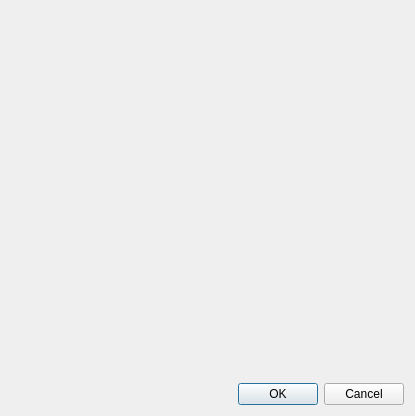
<?xml version="1.0" encoding="UTF-8"?>
<ui version="4.0">
 <class>TaskDialog</class>
 <widget class="QDialog" name="TaskDialog">
  <property name="geometry">
   <rect>
    <x>0</x>
    <y>0</y>
    <width>415</width>
    <height>416</height>
   </rect>
  </property>
  <property name="windowTitle">
   <string>Task</string>
  </property>
  <layout class="QGridLayout" name="gridLayout_2" columnstretch="0,0">
   <item row="1" column="0" colspan="2">
    <widget class="QDialogButtonBox" name="buttonBox">
     <property name="standardButtons">
      <set>QDialogButtonBox::Cancel|QDialogButtonBox::Ok</set>
     </property>
    </widget>
   </item>
   <item row="0" column="0" colspan="2">
    <widget class="TaskEditWidget" name="editWidget" native="true"/>
   </item>
  </layout>
 </widget>
 <layoutdefault spacing="6" margin="11"/>
 <customwidgets>
  <customwidget>
   <class>TaskEditWidget</class>
   <extends>QWidget</extends>
   <header location="global">../taskeditwidget.h</header>
   <container>1</container>
  </customwidget>
 </customwidgets>
 <resources/>
 <connections>
  <connection>
   <sender>buttonBox</sender>
   <signal>accepted()</signal>
   <receiver>TaskDialog</receiver>
   <slot>accept()</slot>
   <hints>
    <hint type="sourcelabel">
     <x>267</x>
     <y>392</y>
    </hint>
    <hint type="destinationlabel">
     <x>1</x>
     <y>380</y>
    </hint>
   </hints>
  </connection>
  <connection>
   <sender>buttonBox</sender>
   <signal>rejected()</signal>
   <receiver>TaskDialog</receiver>
   <slot>reject()</slot>
   <hints>
    <hint type="sourcelabel">
     <x>383</x>
     <y>393</y>
    </hint>
    <hint type="destinationlabel">
     <x>412</x>
     <y>380</y>
    </hint>
   </hints>
  </connection>
 </connections>
</ui>
